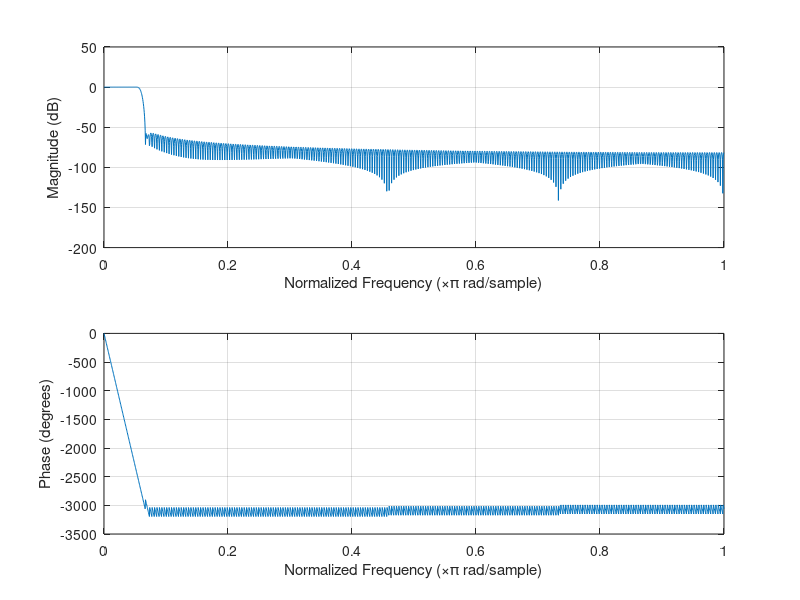
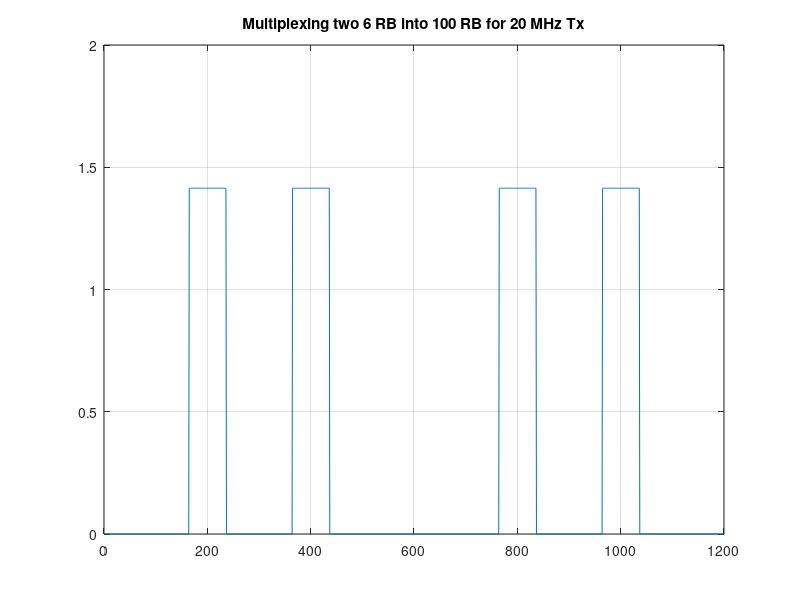
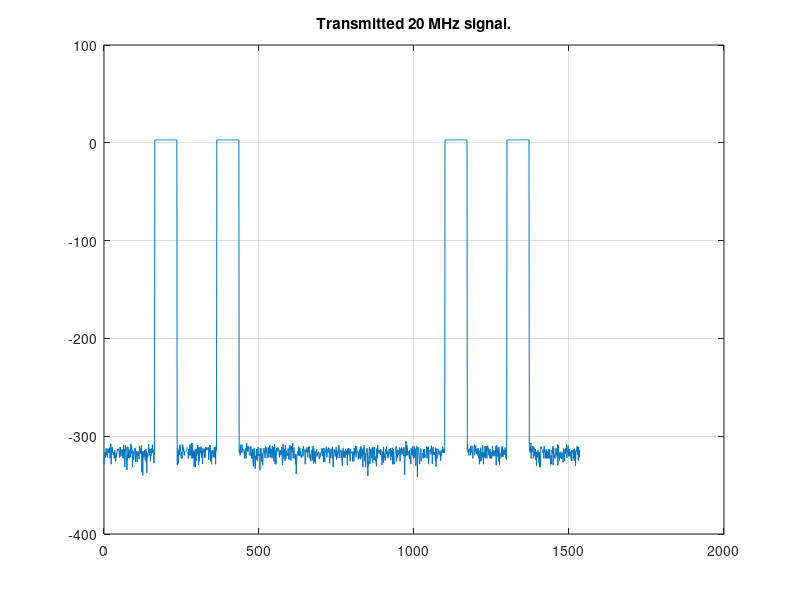
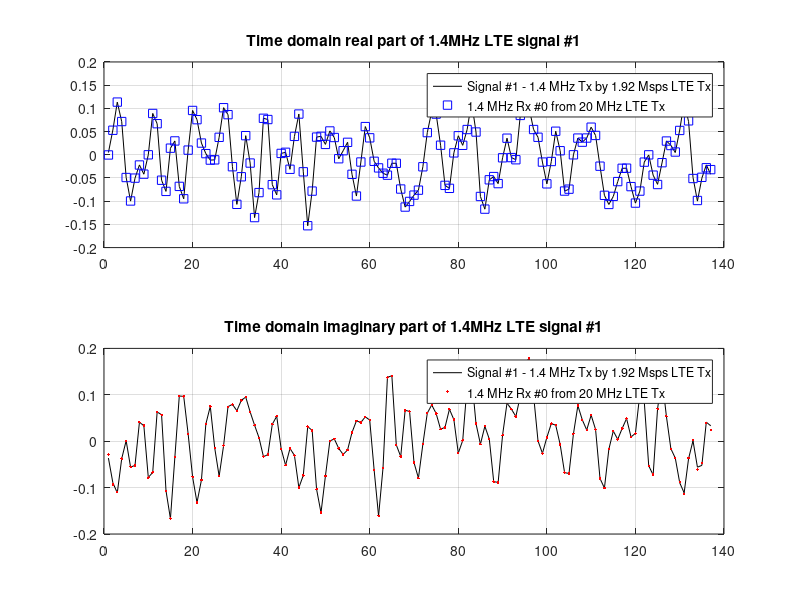

Reproduce these figures in MATLAB, in order.
% test frequency domain multiplexing concept of McF-TDMA
% 14M == 1.4M for naming purpose
close all; clear all;clc;

% -----------------------basic definitions--------------------------
sc_spacing = 15e3;
freq_offset_1dot4MHz_in_20MHz = 3e6;

num_sc_per_RB = 12;
num_sc_6RB = 6*num_sc_per_RB;
num_sc_100RB = 100*num_sc_per_RB;

nfft_20MHz_standard = 2048;
len_cp_20MHz_standard = 144;
sampling_rate_20MHz_standard = 30.72e6;

nfft_20MHz = 1536;
len_cp_20MHz = len_cp_20MHz_standard*nfft_20MHz/nfft_20MHz_standard;
sampling_rate_20MHz = sampling_rate_20MHz_standard*nfft_20MHz/nfft_20MHz_standard;

fir_coef = fir1(512, 1.4e6/sampling_rate_20MHz).'; % baseband fir of 1.4M rx
len_fir_half = (length(fir_coef)-1)/2;
freqz(fir_coef,1,512)

nfft_1dot4MHz = 128;
len_cp_1dot4MHz = len_cp_20MHz_standard*nfft_1dot4MHz/nfft_20MHz_standard;
sampling_rate_1dot4MHz = sampling_rate_20MHz_standard*nfft_1dot4MHz/nfft_20MHz_standard;

% ---Signal #1: fake frequency subcarrier(data/pilot/pss/sss/etc) of 1.4M BW 6RB----
signal1_1dot4MHz_6RB = sign(randn(num_sc_6RB,1)) + 1i.*sign(randn(num_sc_6RB,1));

% ---Signal #2: fake frequency subcarrier(data/pilot/pss/sss/etc) of 1.4M BW 6RB----
signal2_1dot4MHz_6RB = sign(randn(num_sc_6RB,1)) + 1i.*sign(randn(num_sc_6RB,1));

% ---Signal #3: fake frequency subcarrier(data/pilot/pss/sss/etc) of 1.4M BW 6RB----
signal3_1dot4MHz_6RB = sign(randn(num_sc_6RB,1)) + 1i.*sign(randn(num_sc_6RB,1));

% ---Signal #4: fake frequency subcarrier(data/pilot/pss/sss/etc) of 1.4M BW 6RB----
signal4_1dot4MHz_6RB = sign(randn(num_sc_6RB,1)) + 1i.*sign(randn(num_sc_6RB,1));

% -------------- Signal #1: 1.4MHz LTE TX: 1 CP + 1 OFDM symbol ----------------------
freq_sc_1dot4MHz = [signal1_1dot4MHz_6RB(((num_sc_6RB/2)+1):end); zeros(nfft_1dot4MHz-num_sc_6RB,1); signal1_1dot4MHz_6RB(1:(num_sc_6RB/2))];
ofdm_symbol_1dot4MHz = ifft(freq_sc_1dot4MHz, nfft_1dot4MHz);
ofdm_symbol1_with_cp_1dot4MHz = [ofdm_symbol_1dot4MHz((end-(len_cp_1dot4MHz-1)):end); ofdm_symbol_1dot4MHz];

% -------------- Signal #2: 1.4MHz LTE TX: 1 CP + 1 OFDM symbol ----------------------
freq_sc_1dot4MHz = [signal2_1dot4MHz_6RB(((num_sc_6RB/2)+1):end); zeros(nfft_1dot4MHz-num_sc_6RB,1); signal2_1dot4MHz_6RB(1:(num_sc_6RB/2))];
ofdm_symbol_1dot4MHz = ifft(freq_sc_1dot4MHz, nfft_1dot4MHz);
ofdm_symbol2_with_cp_1dot4MHz = [ofdm_symbol_1dot4MHz((end-(len_cp_1dot4MHz-1)):end); ofdm_symbol_1dot4MHz];

% -------------- Signal #3: 1.4MHz LTE TX: 1 CP + 1 OFDM symbol ----------------------
freq_sc_1dot4MHz = [signal3_1dot4MHz_6RB(((num_sc_6RB/2)+1):end); zeros(nfft_1dot4MHz-num_sc_6RB,1); signal3_1dot4MHz_6RB(1:(num_sc_6RB/2))];
ofdm_symbol_1dot4MHz = ifft(freq_sc_1dot4MHz, nfft_1dot4MHz);
ofdm_symbol3_with_cp_1dot4MHz = [ofdm_symbol_1dot4MHz((end-(len_cp_1dot4MHz-1)):end); ofdm_symbol_1dot4MHz];

% -------------- Signal #4: 1.4MHz LTE TX: 1 CP + 1 OFDM symbol ----------------------
freq_sc_1dot4MHz = [signal4_1dot4MHz_6RB(((num_sc_6RB/2)+1):end); zeros(nfft_1dot4MHz-num_sc_6RB,1); signal4_1dot4MHz_6RB(1:(num_sc_6RB/2))];
ofdm_symbol_1dot4MHz = ifft(freq_sc_1dot4MHz, nfft_1dot4MHz);
ofdm_symbol4_with_cp_1dot4MHz = [ofdm_symbol_1dot4MHz((end-(len_cp_1dot4MHz-1)):end); ofdm_symbol_1dot4MHz];

% ------------------------------------------------------------------------
% Generate two 1.4 MHz LTE signal (at +6MHz and -6MHz) via frequency domain
% Multiplexing through single 20MHz LTE transmitter

sc_idx_offset = freq_offset_1dot4MHz_in_20MHz/sc_spacing;
% subcarrier idx of negative 6MHz offset 1.4MHz LTE in 20MHz LTE
sc_sp_n6MHz = (num_sc_100RB/2)-(2*sc_idx_offset)-(num_sc_6RB/2)+1;
sc_ep_n6MHz = (num_sc_100RB/2)-(2*sc_idx_offset)+(num_sc_6RB/2);
% subcarrier idx of negative 3MHz offset 1.4MHz LTE in 20MHz LTE
sc_sp_n3MHz = (num_sc_100RB/2)-sc_idx_offset-(num_sc_6RB/2)+1;
sc_ep_n3MHz = (num_sc_100RB/2)-sc_idx_offset+(num_sc_6RB/2);
% subcarrier idx of positive 3MHz offset 1.4MHz LTE in 20MHz LTE
sc_sp_p3MHz = (num_sc_100RB/2)+sc_idx_offset-(num_sc_6RB/2)+1;
sc_ep_p3MHz = (num_sc_100RB/2)+sc_idx_offset+(num_sc_6RB/2);
% subcarrier idx of positive 6MHz offset 1.4MHz LTE in 20MHz LTE
sc_sp_p6MHz = (num_sc_100RB/2)+(2*sc_idx_offset)-(num_sc_6RB/2)+1;
sc_ep_p6MHz = (num_sc_100RB/2)+(2*sc_idx_offset)+(num_sc_6RB/2);

s_20MHz_100RB = zeros(num_sc_100RB,1);
% Frequency domain multiplexing of four 1.4MHz LTE into subcarrier of 20MHz LTE
s_20MHz_100RB(sc_sp_n6MHz:sc_ep_n6MHz) = signal1_1dot4MHz_6RB;
s_20MHz_100RB(sc_sp_n3MHz:sc_ep_n3MHz) = signal2_1dot4MHz_6RB;
s_20MHz_100RB(sc_sp_p3MHz:sc_ep_p3MHz) = signal3_1dot4MHz_6RB;
s_20MHz_100RB(sc_sp_p6MHz:sc_ep_p6MHz) = signal4_1dot4MHz_6RB;

figure; 
plot((abs(s_20MHz_100RB))); 
title('Multiplexing two 6 RB into 100 RB for 20 MHz Tx');
grid on;

% --------------20MHz LTE Tx: 1 CP + 1 OFDM symbol----------------------
freq_sc_20MHz = [s_20MHz_100RB(((num_sc_100RB/2)+1):end); zeros(nfft_20MHz-num_sc_100RB,1); s_20MHz_100RB(1:(num_sc_100RB/2))];
ofdm_symbol_20MHz = ifft(freq_sc_20MHz,nfft_20MHz).*(nfft_20MHz/nfft_1dot4MHz);
ofdm_symbol_with_cp_20MHz = [ofdm_symbol_20MHz((end-(len_cp_20MHz-1)):end); ofdm_symbol_20MHz];

tx_20MHz_signal = fft(ofdm_symbol_20MHz,nfft_20MHz);
figure
plot(0:1:nfft_20MHz-1,20*log10(abs(tx_20MHz_signal/(nfft_20MHz/nfft_1dot4MHz))))
title('Transmitted 20 MHz signal.')
grid on;

%% ***************************** Receiver side *****************************
% --------Two independent 1.4 MHz receiver at +6MHz and -6MHz------------
t_idx = (-len_cp_20MHz:(length(ofdm_symbol_with_cp_20MHz)-len_cp_20MHz-1)).';

% Receiving 1.4 MHz LTE at -6 MHz offset:
rx_n6MHz = ofdm_symbol_with_cp_20MHz.*exp(+1i.*2.*pi.*(2*sc_idx_offset).*t_idx./nfft_20MHz);
rx_n6MHz = conv(rx_n6MHz, fir_coef);
rx_n6MHz = rx_n6MHz((len_fir_half+1):(end-len_fir_half));
rx_n6MHz = rx_n6MHz(1:(nfft_20MHz/nfft_1dot4MHz):end);

% Receiving 1.4 MHz LTE at -3 MHz offset:
rx_n3MHz = ofdm_symbol_with_cp_20MHz.*exp(+1i.*2.*pi.*sc_idx_offset.*t_idx./nfft_20MHz);
rx_n3MHz = conv(rx_n3MHz, fir_coef);
rx_n3MHz = rx_n3MHz((len_fir_half+1):(end-len_fir_half));
rx_n3MHz = rx_n3MHz(1:(nfft_20MHz/nfft_1dot4MHz):end);

% Receiving 1.4 MHz LTE at +3 MHz offset:
rx_p3MHz = ofdm_symbol_with_cp_20MHz.*exp(-1i.*2.*pi.*sc_idx_offset.*t_idx./nfft_20MHz);
rx_p3MHz = conv(rx_p3MHz, fir_coef);
rx_p3MHz = rx_p3MHz((len_fir_half+1):(end-len_fir_half));
rx_p3MHz = rx_p3MHz(1:(nfft_20MHz/nfft_1dot4MHz):end);

% Receiving 1.4 MHz LTE at +6 MHz offset:
rx_p6MHz = ofdm_symbol_with_cp_20MHz.*exp(-1i.*2.*pi.*(2*sc_idx_offset).*t_idx./nfft_20MHz);
rx_p6MHz = conv(rx_p6MHz, fir_coef);
rx_p6MHz = rx_p6MHz((len_fir_half+1):(end-len_fir_half));
rx_p6MHz = rx_p6MHz(1:(nfft_20MHz/nfft_1dot4MHz):end);

%% ------------------------ Plotting figures ------------------------------
figure
subplot(2,1,1)
real_ofdm_symbol1_with_cp_1dot4MHz = real(ofdm_symbol1_with_cp_1dot4MHz);
real_rx_n6MHz = real(rx_n6MHz);
plot(real_ofdm_symbol1_with_cp_1dot4MHz,'k')
grid on
hold on
plot(real_rx_n6MHz,'bs')
legend('Signal #1 - 1.4 MHz Tx by 1.92 Msps LTE Tx', '1.4 MHz Rx #0 from 20 MHz LTE Tx')
title('Time domain real part of 1.4MHz LTE signal #1')
hold off
subplot(2,1,2)
imag_ofdm_symbol1_with_cp_1dot4MHz = imag(ofdm_symbol1_with_cp_1dot4MHz);
imag_rx_n6MHz = imag(rx_n6MHz);
plot(imag_ofdm_symbol1_with_cp_1dot4MHz,'k-')
grid on
hold on
plot(imag_rx_n6MHz,'r.')
legend('Signal #1 - 1.4 MHz Tx by 1.92 Msps LTE Tx', '1.4 MHz Rx #0 from 20 MHz LTE Tx')
title('Time domain imaginary part of 1.4MHz LTE signal #1')
hold off

figure
subplot(2,1,1)
real_ofdm_symbol2_with_cp_1dot4MHz = real(ofdm_symbol2_with_cp_1dot4MHz);
real_rx_n3MHz = real(rx_n3MHz);
plot(real_ofdm_symbol2_with_cp_1dot4MHz,'k')
grid on
hold on
plot(real_rx_n3MHz,'bs')
legend('Signal #2 - 1.4 MHz Tx by 1.92 Msps LTE Tx', '1.4 MHz Rx #1 from 20 MHz LTE Tx')
title('Time domain real part of 1.4MHz LTE signal #2')
hold off
subplot(2,1,2)
imag_ofdm_symbol2_with_cp_1dot4MHz = imag(ofdm_symbol2_with_cp_1dot4MHz);
imag_rx_n3MHz = imag(rx_n3MHz);
plot(imag_ofdm_symbol2_with_cp_1dot4MHz,'k-')
grid on
hold on
plot(imag_rx_n3MHz,'r.')
legend('Signal #2 - 1.4 MHz Tx by 1.92 Msps LTE Tx', '1.4 MHz Rx #1 from 20 MHz LTE Tx')
title('Time domain imaginary part of 1.4MHz LTE signal #2')
hold off

figure
subplot(2,1,1)
real_ofdm_symbol3_with_cp_1dot4MHz = real(ofdm_symbol3_with_cp_1dot4MHz);
real_rx_p3MHz = real(rx_p3MHz);
plot(real_ofdm_symbol3_with_cp_1dot4MHz,'k')
grid on
hold on
plot(real_rx_p3MHz,'bs')
legend('Signal #3 - 1.4 MHz Tx by 1.92 Msps LTE Tx', '1.4 MHz Rx #2 from 20 MHz LTE Tx')
title('Time domain real part of 1.4MHz LTE signal #3')
hold off
subplot(2,1,2)
imag_ofdm_symbol3_with_cp_1dot4MHz = imag(ofdm_symbol3_with_cp_1dot4MHz);
imag_rx_p3MHz = imag(rx_p3MHz);
plot(imag_ofdm_symbol3_with_cp_1dot4MHz,'k-')
grid on
hold on
plot(imag_rx_p3MHz,'r.')
legend('Signal #3 - 1.4 MHz Tx by 1.92 Msps LTE Tx', '1.4 MHz Rx #2 from 20 MHz LTE Tx')
title('Time domain imaginary part of 1.4MHz LTE signal #3')
hold off

figure
subplot(2,1,1)
real_ofdm_symbol4_with_cp_1dot4MHz = real(ofdm_symbol4_with_cp_1dot4MHz);
real_rx_p6MHz = real(rx_p6MHz);
plot(real_ofdm_symbol4_with_cp_1dot4MHz,'k')
grid on
hold on
plot(real_rx_p6MHz,'bs')
legend('Signal #4 - 1.4 MHz Tx by 1.92 Msps LTE Tx', '1.4 MHz Rx #3 from 20 MHz LTE Tx')
title('Time domain real part of 1.4MHz LTE signal #4')
hold off
subplot(2,1,2)
imag_ofdm_symbol1_with_cp_1dot4MHz = imag(ofdm_symbol4_with_cp_1dot4MHz);
imag_rx_p6MHz = imag(rx_p6MHz);
plot(imag_ofdm_symbol1_with_cp_1dot4MHz,'k-')
grid on
hold on
plot(imag_rx_p6MHz,'r.')
legend('Signal #4 - 1.4 MHz Tx by 1.92 Msps LTE Tx', '1.4 MHz Rx #3 from 20 MHz LTE Tx')
title('Time domain imaginary part of 1.4MHz LTE signal #4')
hold off
